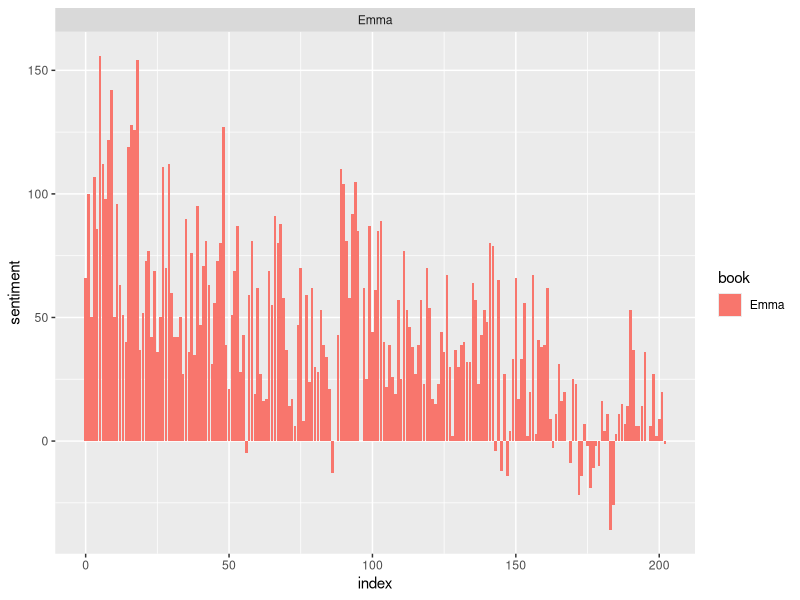
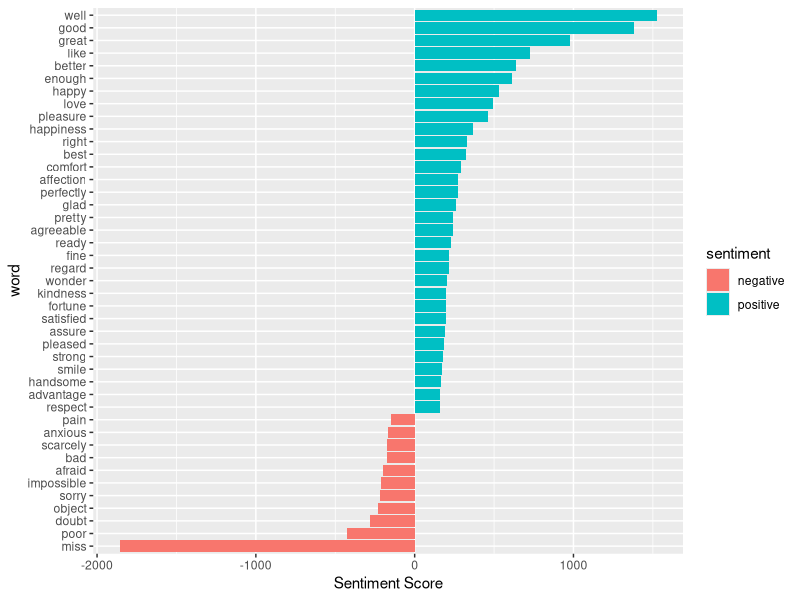
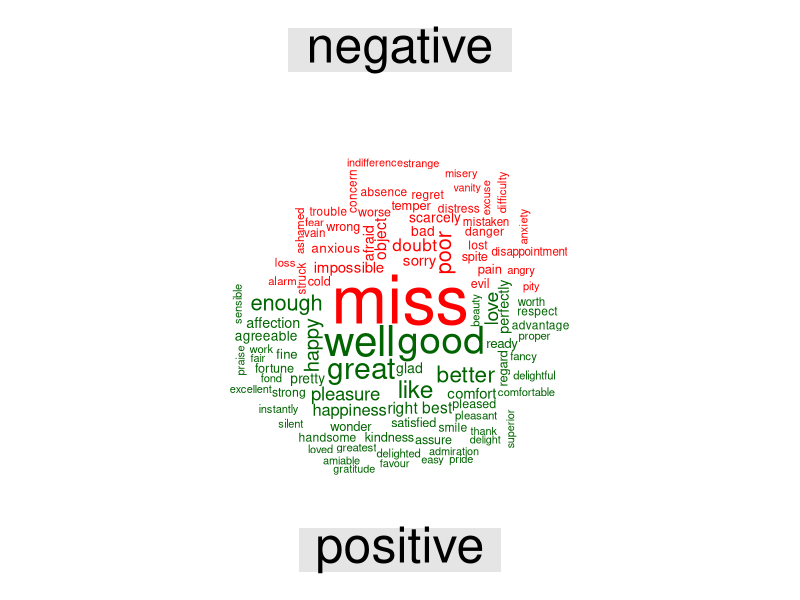

Generate these figures, in order, with R:
## ---- chunk 1
knitr::opts_chunk$set(echo = TRUE)
## ---- chunk 2
library(janeaustenr)
library(stringr)
library(tidytext)
library(dplyr)
library(tidyr)
library(ggplot2)
library(reshape2)
library(wordcloud)

tidy_data <- austen_books() %>%
    group_by(book) %>%
    mutate(linenumber = row_number(),
           chapter = cumsum(str_detect(text, regex("^chapter [\\divxlc]", 
                                                   ignore_case = TRUE)))) %>%
    ungroup() %>%
    unnest_tokens(word, text)
## ---- chunk 3
positive_senti <- get_sentiments("bing") %>%
    filter(sentiment == "positive")

tidy_data %>% 
    filter(book == "Emma") %>%
    semi_join(positive_senti) %>%
    count(word, sort = TRUE)
## ---- chunk 4
#library(tidyr)
bing <- get_sentiments("bing")
Emma_sentiment <- tidy_data %>% 
    inner_join(bing) %>%
    count(book = "Emma", index = linenumber %/% 80, sentiment) %>%
    spread(sentiment, n, fill = 0) %>%
    mutate(sentiment = positive - negative)
## ---- chunk 5
#library(ggplot2)
ggplot(Emma_sentiment, aes(index, sentiment, fill = book)) +
 geom_bar(stat = "identity", show.legend = TRUE) +
 facet_wrap(~book, ncol = 2, scales = "free_x")
## ---- chunk 6
counting_words <- tidy_data %>%
 inner_join(bing) %>%
 count(word, sentiment, sort = TRUE)
head(counting_words)
## ---- chunk 7
counting_words %>%
 filter(n > 150) %>%
 mutate(n = ifelse(sentiment == "negative", -n, n)) %>%
 mutate(word = reorder(word, n)) %>%
 ggplot(aes(word, n, fill = sentiment))+
 geom_col() +
 coord_flip() +
 labs(y = "Sentiment Score")
## ---- chunk 8
#library(reshape2)
#library(wordcloud)
tidy_data %>%
 inner_join(bing) %>%
 count(word, sentiment, sort = TRUE) %>%
 acast(word ~ sentiment, value.var = "n", fill = 0) %>%
 comparison.cloud(colors = c("red", "dark green"),
          max.words = 100)
